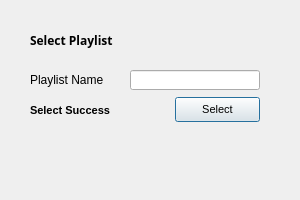
<?xml version="1.0" encoding="UTF-8"?>
<ui version="4.0">
 <class>SearchPopoutWindow</class>
 <widget class="QDialog" name="SearchPopoutWindow">
  <property name="geometry">
   <rect>
    <x>0</x>
    <y>0</y>
    <width>300</width>
    <height>200</height>
   </rect>
  </property>
  <property name="windowTitle">
   <string>Dialog</string>
  </property>
  <widget class="QLabel" name="label">
   <property name="geometry">
    <rect>
     <x>30</x>
     <y>30</y>
     <width>135</width>
     <height>20</height>
    </rect>
   </property>
   <property name="font">
    <font>
     <family>Source Code Pro</family>
     <pointsize>9</pointsize>
     <italic>false</italic>
     <bold>true</bold>
     <stylestrategy>PreferDefault</stylestrategy>
     <kerning>true</kerning>
    </font>
   </property>
   <property name="text">
    <string>Select Playlist</string>
   </property>
  </widget>
  <widget class="QPushButton" name="playlistselect_button">
   <property name="geometry">
    <rect>
     <x>175</x>
     <y>97</y>
     <width>85</width>
     <height>25</height>
    </rect>
   </property>
   <property name="font">
    <font>
     <pointsize>8</pointsize>
     <stylestrategy>PreferDefault</stylestrategy>
     <kerning>true</kerning>
    </font>
   </property>
   <property name="text">
    <string>Select</string>
   </property>
  </widget>
  <widget class="QLabel" name="label_2">
   <property name="geometry">
    <rect>
     <x>30</x>
     <y>70</y>
     <width>92</width>
     <height>20</height>
    </rect>
   </property>
   <property name="text">
    <string>Playlist Name</string>
   </property>
  </widget>
  <widget class="QLineEdit" name="selectplaylist_playlistname_linetext">
   <property name="geometry">
    <rect>
     <x>130</x>
     <y>70</y>
     <width>130</width>
     <height>20</height>
    </rect>
   </property>
  </widget>
  <widget class="QLabel" name="selectsuccess_text">
   <property name="geometry">
    <rect>
     <x>30</x>
     <y>100</y>
     <width>98</width>
     <height>20</height>
    </rect>
   </property>
   <property name="font">
    <font>
     <family>Arial</family>
     <pointsize>8</pointsize>
     <bold>true</bold>
     <stylestrategy>PreferDefault</stylestrategy>
     <kerning>true</kerning>
    </font>
   </property>
   <property name="text">
    <string>Select Success</string>
   </property>
  </widget>
 </widget>
 <resources/>
 <connections/>
</ui>
